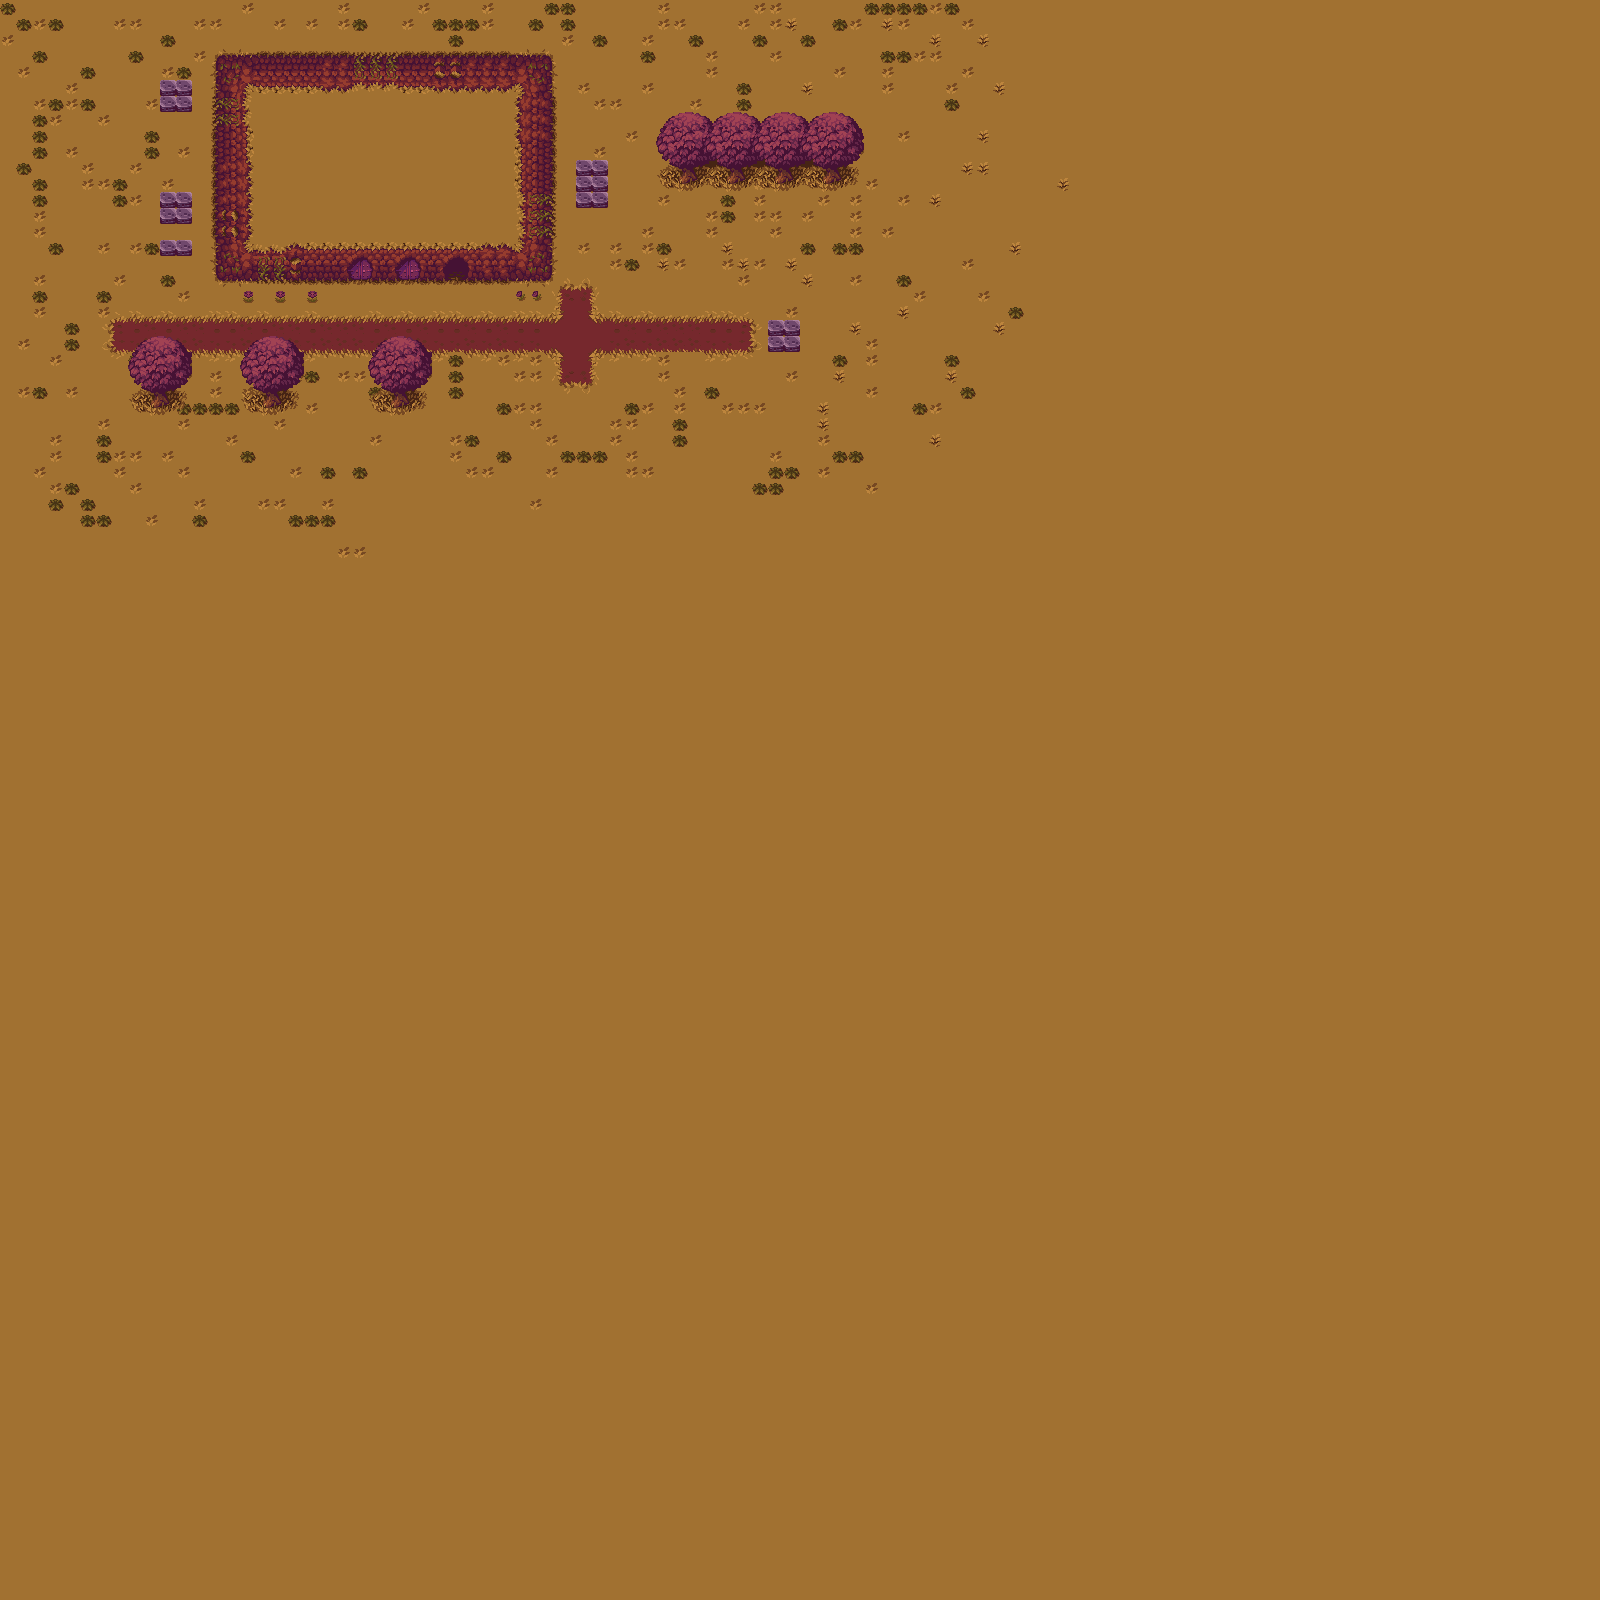

Tiled map render using the project's own tile images. Description and the map definition, with tile-layer contents summarised, below:
An orthogonal 100x100 tile map with 16x16 px tiles, 3 tile layers (Ground Layer 1, Ground Layer 2, Fringe Layer) and 3 objects (2x Mole, Player).

<map version="1.5" tiledversion="1.5.0" orientation="orthogonal" renderorder="right-down" width="100" height="100" tilewidth="16" tileheight="16" infinite="0" nextlayerid="10" nextobjectid="7">
 <tileset firstgid="1" source="tileset.tsx" />
 <layer id="6" name="Ground Layer 1" width="100" height="100">
  <data>[10000 cells, 10000 non-empty, 157 distinct tile ids]</data>
 </layer>
 <layer id="7" name="Ground Layer 2" width="100" height="100">
  <data>[10000 cells, 75 non-empty, 17 distinct tile ids]</data>
 </layer>
 <objectgroup id="9" name="Object Layer 1">
  <object id="4" type="Player" x="360" y="296">
   <properties>
    <property name="FaceDirection" value="Down" />
   </properties>
   <point />
  </object>
  <object id="5" type="Mole" x="176" y="140">
   <properties>
    <property name="FaceDirection" value="Down" />
   </properties>
   <point />
  </object>
  <object id="6" type="Mole" x="144" y="220">
   <properties>
    <property name="FaceDirection" value="Right" />
   </properties>
   <point />
  </object>
 </objectgroup>
 <layer id="8" name="Fringe Layer" width="100" height="100">
  <data>[10000 cells, 75 non-empty, 23 distinct tile ids]</data>
 </layer>
</map>
